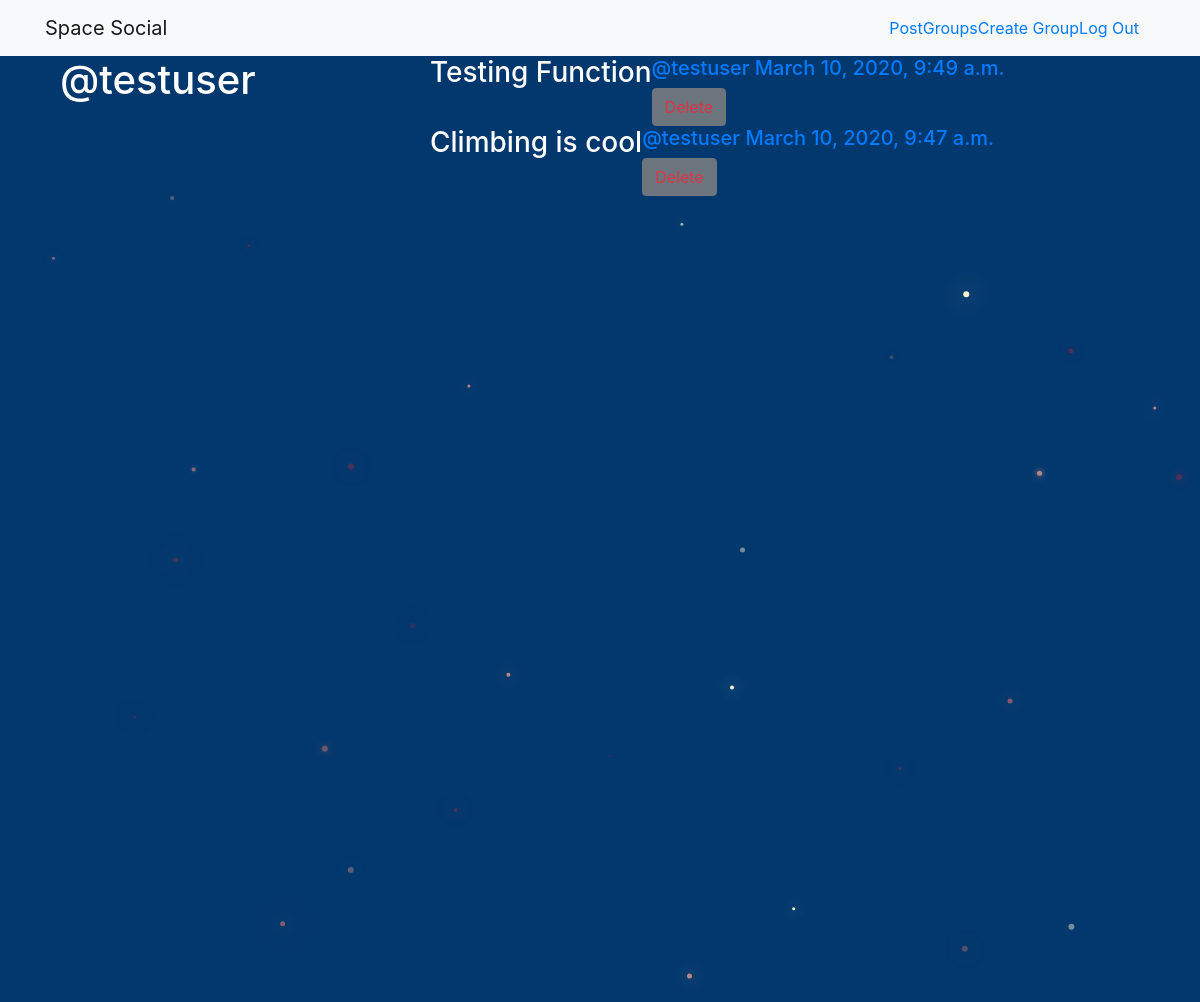
Screenshot of /posts/by/testuser (signed in) with the database file from the repository.
### posts/models.py (models this page shows, shortened)
class Post(models.Model):
    user = models.ForeignKey(User,related_name='posts',on_delete=models.CASCADE)
    created_at = models.DateTimeField(auto_now=True)
    message = models.TextField()
    message_html = models.TextField(editable=False)
    group = models.ForeignKey(Group,related_name='posts',null=True,blank=True,on_delete=models.CASCADE)
    class Meta:
        ordering = ['-created_at']
        unique_together = ['user','message']

### posts/views.py (the view)
# urls.py: url(r'by/(?P<username>[-\w]+)',views.UserPosts.as_view(),name='for_user'),
class UserPosts(generic.ListView):
    model = models.Post
    template_name = 'posts/user_post_list.html'
    def get_queryset(self):
        try:
            self.post_user = User.objects.prefetch_related('posts').get(
                username__iexact=self.kwargs.get('username')
                )
        except User.DoesNotExist:
            raise Http404
        else:
            return self.post_user.posts.all()
    def get_context_data(self,**kwargs):
        context = super().get_context_data(**kwargs)
        context['post_user'] = self.post_user
        return context

### posts/templates/posts/user_post_list.html
{% extends "posts/post_base.html" %}
{% block prepost %}
<div class="col-md-4">
  <h1>@{{ post_user.username }}</h1>
</div>
{% endblock %}
{% block post_content %}
<div class="col-md-8">
  {% for post in post_list  %}
  {% include "posts/_post.html" %}
  {% endfor %}
</div>
{% endblock %}

### posts/templates/posts/_post.html (shortened to what this page needs)
<div class="post media">
  <h3>{{ post.message_html|safe }}</h3>
  <div class="meda-body">
    <h5 class="media-heading">
    <span class="username">
      <a href="{% url 'posts:for_user' username=post.user.username %}">@{{ post.user.username }}</a>
    </span>
    <time class="time">
      <a href="{% url 'posts:single' username=post.user.username pk=post.pk %}">
        {{ post.created_at }}
      </a>
    </time>
    </h5>
    <div class="media-footer">
      {% if user.is_authenticated and post.user == user %}
      <a href="{% url 'posts:delete' pk=post.pk %}" title="delete" class="btn btn-secondary">
        <span class="text-danger icon-label">Delete</span>
      </a>
      {% endif %}
    </div>
  </div>
</div>

### static/social_site/css/master.css (style rules this page uses)
body { margin: 0; overflow: hidden; background-color: #03386e; color:white; }

### rows the page displays
Post: message_html "Testing Function", user.username "testuser", created_at "March 10, 2020, 9:49 a.m."
Post: message_html "Climbing is cool", user.username "testuser", created_at "March 10, 2020, 9:47 a.m."

### other values shown
{{ post_user.username }} "testuser"
